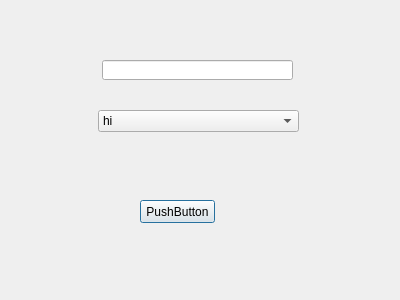
<?xml version="1.0" encoding="UTF-8"?>
<ui version="4.0">
 <class>Dialog</class>
 <widget class="QDialog" name="Dialog">
  <property name="geometry">
   <rect>
    <x>0</x>
    <y>0</y>
    <width>400</width>
    <height>300</height>
   </rect>
  </property>
  <property name="windowTitle">
   <string>Dialog</string>
  </property>
  <widget class="QLineEdit" name="lineEdit">
   <property name="geometry">
    <rect>
     <x>102</x>
     <y>60</y>
     <width>191</width>
     <height>20</height>
    </rect>
   </property>
  </widget>
  <widget class="QPushButton" name="pushButton">
   <property name="geometry">
    <rect>
     <x>140</x>
     <y>200</y>
     <width>75</width>
     <height>23</height>
    </rect>
   </property>
   <property name="text">
    <string>PushButton</string>
   </property>
  </widget>
  <widget class="QComboBox" name="comboBox">
   <property name="geometry">
    <rect>
     <x>98</x>
     <y>110</y>
     <width>201</width>
     <height>22</height>
    </rect>
   </property>
   <item>
    <property name="text">
     <string>hi</string>
    </property>
   </item>
   <item>
    <property name="text">
     <string>hi 2</string>
    </property>
   </item>
   <item>
    <property name="text">
     <string>hi 3</string>
    </property>
   </item>
  </widget>
 </widget>
 <resources/>
 <connections/>
</ui>
